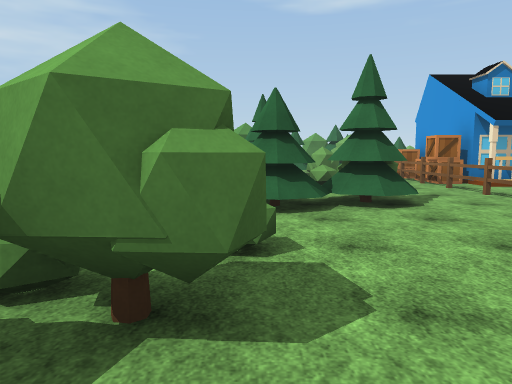
View 1 (above)

24 first-person views from a walk through a Unity game level. The camera is 1.5 m above the floor, tilts 6° down and sees 70° across. The floor is counted in squares, 2 m on a side. Each view is taken from the middle of a square. On the plan, view 1 faces up. The plan holds only what a view shows up to about 11 squares ahead; the rest is blank. The place goes on beyond the plan. The player is left out. Some surface patterns are stand-ins.

View 2
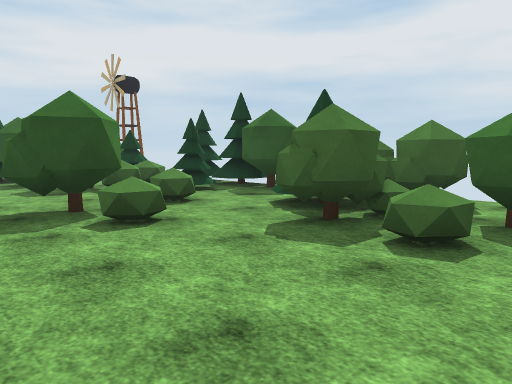

View 3
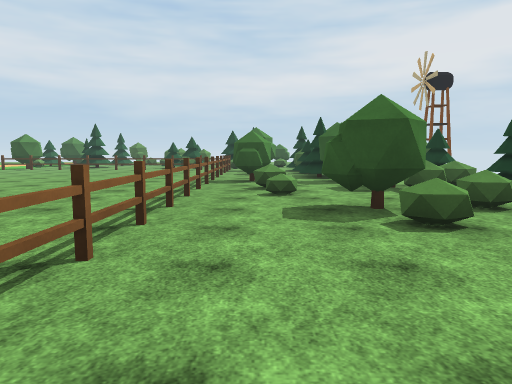

View 4
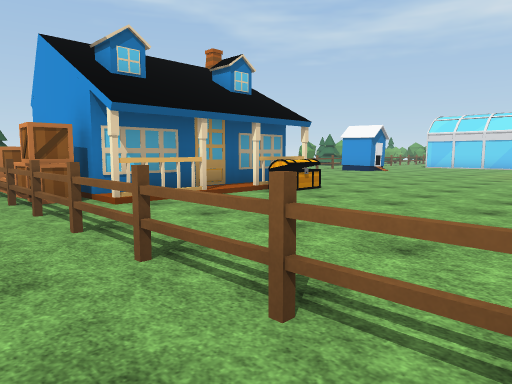

View 5
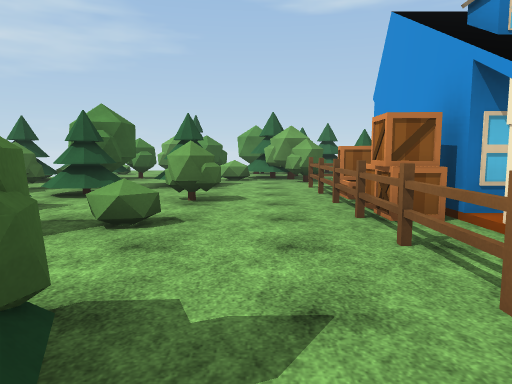

View 6
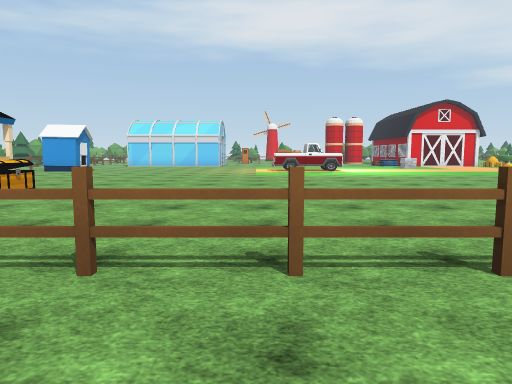

View 7
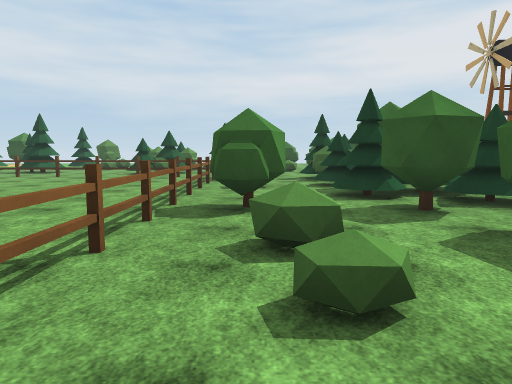

View 8
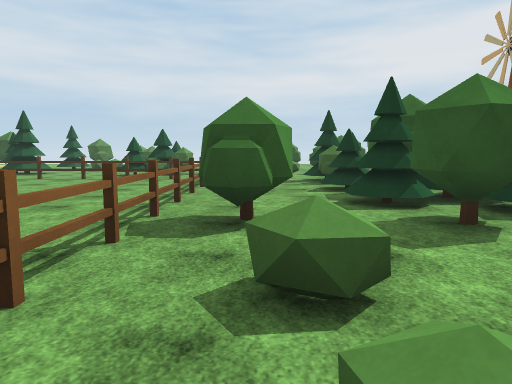

View 9
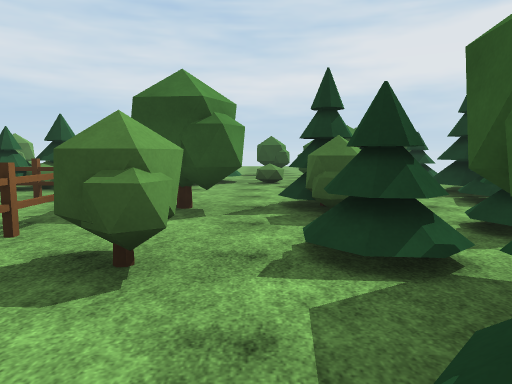

View 10
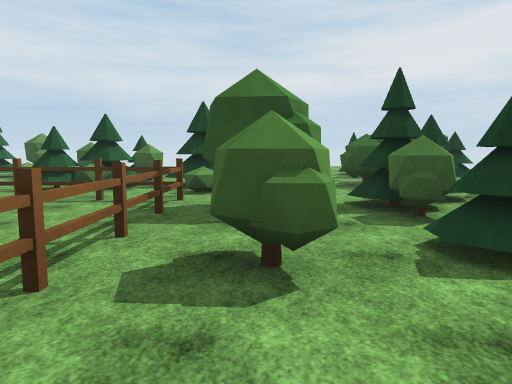

View 11
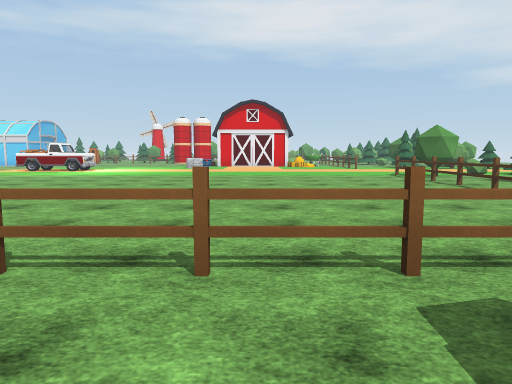

View 12
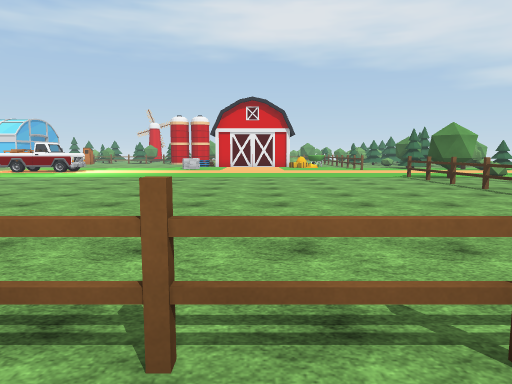

View 13
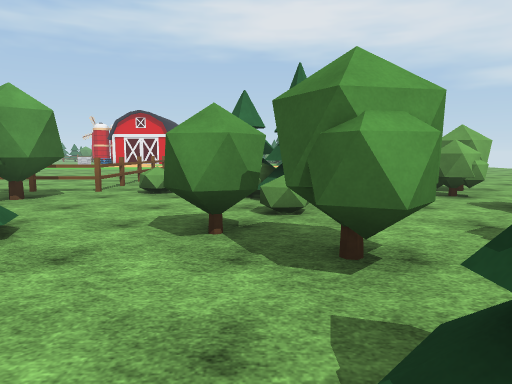

View 14
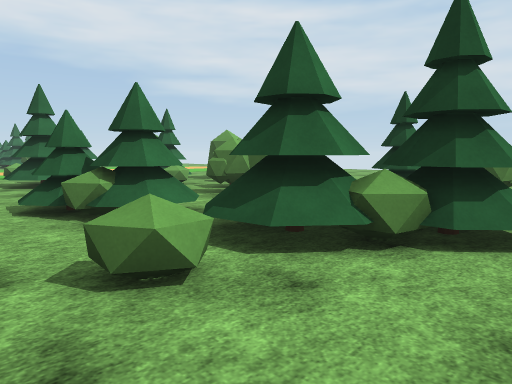

View 15
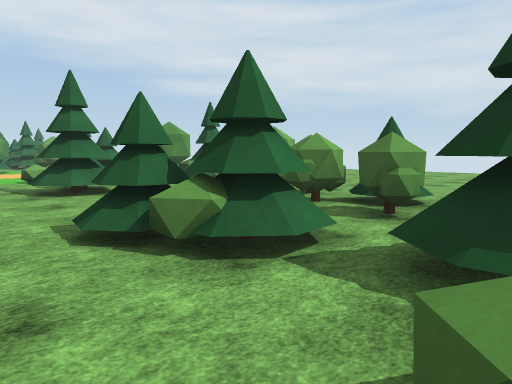

View 16
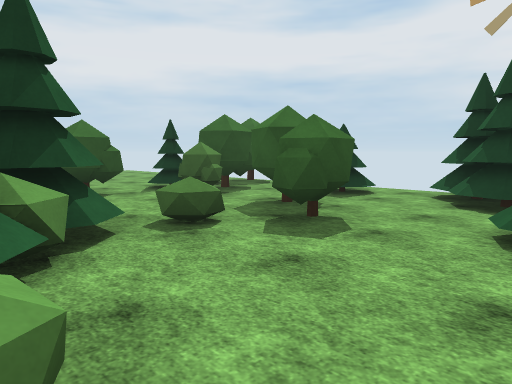

View 17
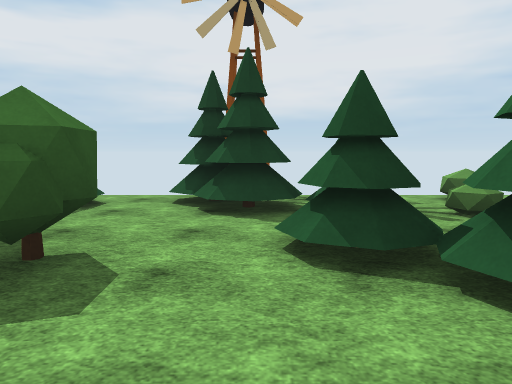

View 18
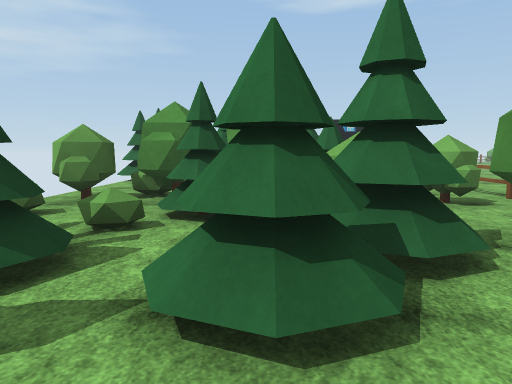

View 19
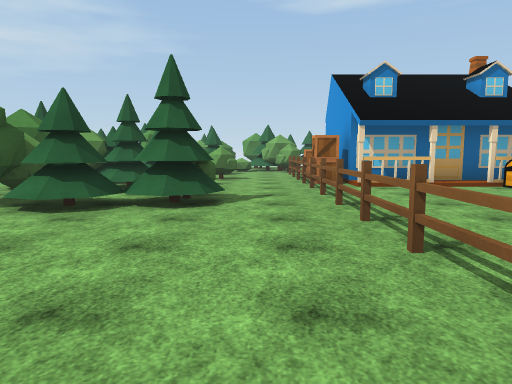

View 20
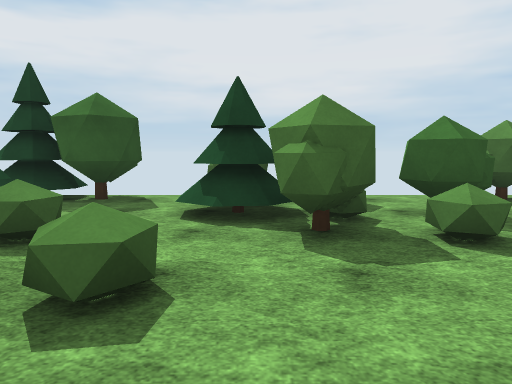

View 21
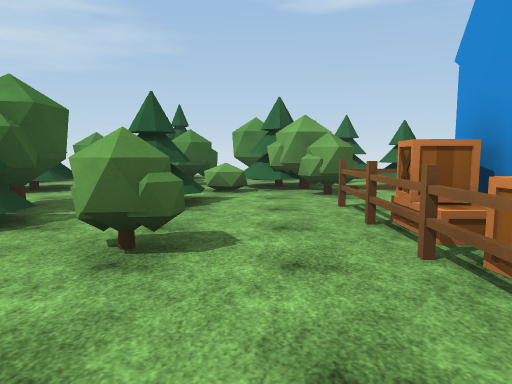

View 22
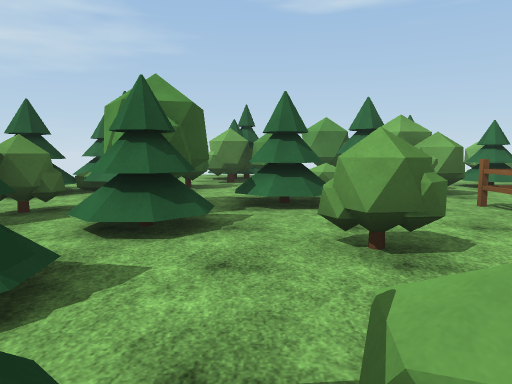

View 23
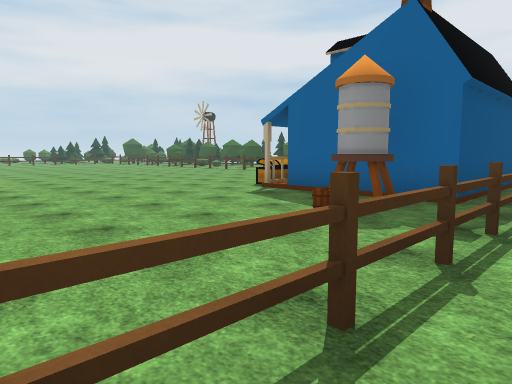

View 24
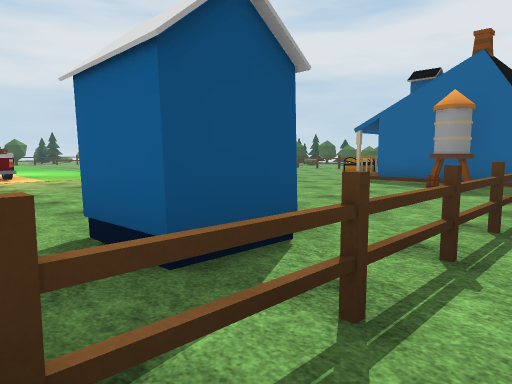

### Floor plan
Key: @ floor where view 1 was taken; # wall or solid block; x gap in a wall; . main floor; : floor 0.5 m higher than the main floor; / step, stairs or slope; T thing the floor can be seen under or through; O other object.
Columns run from 4 left of view 1 to 20 right of it. Each row starts with its distance up from view 1.
 19    .OO
 18 OO . #.#
 17  ...###O
 16 O.O## OO# O
 15 OOOO .OO##.
 14  O.  O/...       ........
 13   ###//..#     ##########
 12   #/O....OOOOOO.......O..
 11    ./.#..O    OOO.... O.
 10 OO O/....O    O.....  ..
  9    #//O..OOOOOO.....  ..
  8     O/..T....O......  ..
  7     ....T...........  .
  6    #.OO.T........... ..
  5  ###OOO.T........... ..
  4  .x.....T..........  ..
  3  .##O...T.... .....  ..
  2  ##O#...T.... .....  .O
  1  #O:....T.... ....    O
  0 x.//@O..#.... ....    O
 -1 ##..O##.#.... .....
 -2 ##......#..   .....
 -3 OOO.O.O.#.... .....
 -4 OOOO#..O#..........
 -5 OOO.....T.........
 -6  .O.##.#T..........
 -7  ..OOO..T..........
 -8   O#OO..T..........
 -9  ####..TT..........
-10  O.O.O.TT..........
-11  ..O.#..T..........
-12  ....O.TT..........
-13  .O.O....TTTTTTTTT#
-14  .O.....O..O......#
-15  O......O.OO...O/....
-16  ...##OOOO..   OO. O.
-17  .O##..OO....
-18   ..x...  #O#.O
-19  .###...#O.O ..O
-20  # #O#xx# ..  O
-21    ...  .x..

Where each view was taken, in squares from view 1:
view 1: 0 up, 0 right, facing up
view 2: 4 up, 3 right, facing down-left
view 3: 4 up, 3 right, facing down
view 4: 3 up, 3 right, facing up-right
view 5: 5 up, 3 right, facing up
view 6: 3 up, 2 right, facing right
view 7: 1 down, 3 right, facing down
view 8: 2 down, 3 right, facing down
view 9: 7 down, 2 right, facing down
view 10: 7 down, 3 right, facing down
view 11: 8 down, 2 right, facing right
view 12: 8 down, 3 right, facing right
view 13: 16 down, 3 left, facing right
view 14: 13 down, 2 right, facing down-right
view 15: 13 down, 4 right, facing down-right
view 16: 13 down, 4 right, facing down-left
view 17: 14 down, 3 right, facing left
view 18: 15 down, 0 right, facing up
view 19: 0 up, 3 right, facing up
view 20: 1 up, 3 right, facing left
view 21: 8 up, 3 right, facing up
view 22: 8 up, 1 right, facing up
view 23: 14 up, 16 right, facing down-left
view 24: 14 up, 20 right, facing down-left
